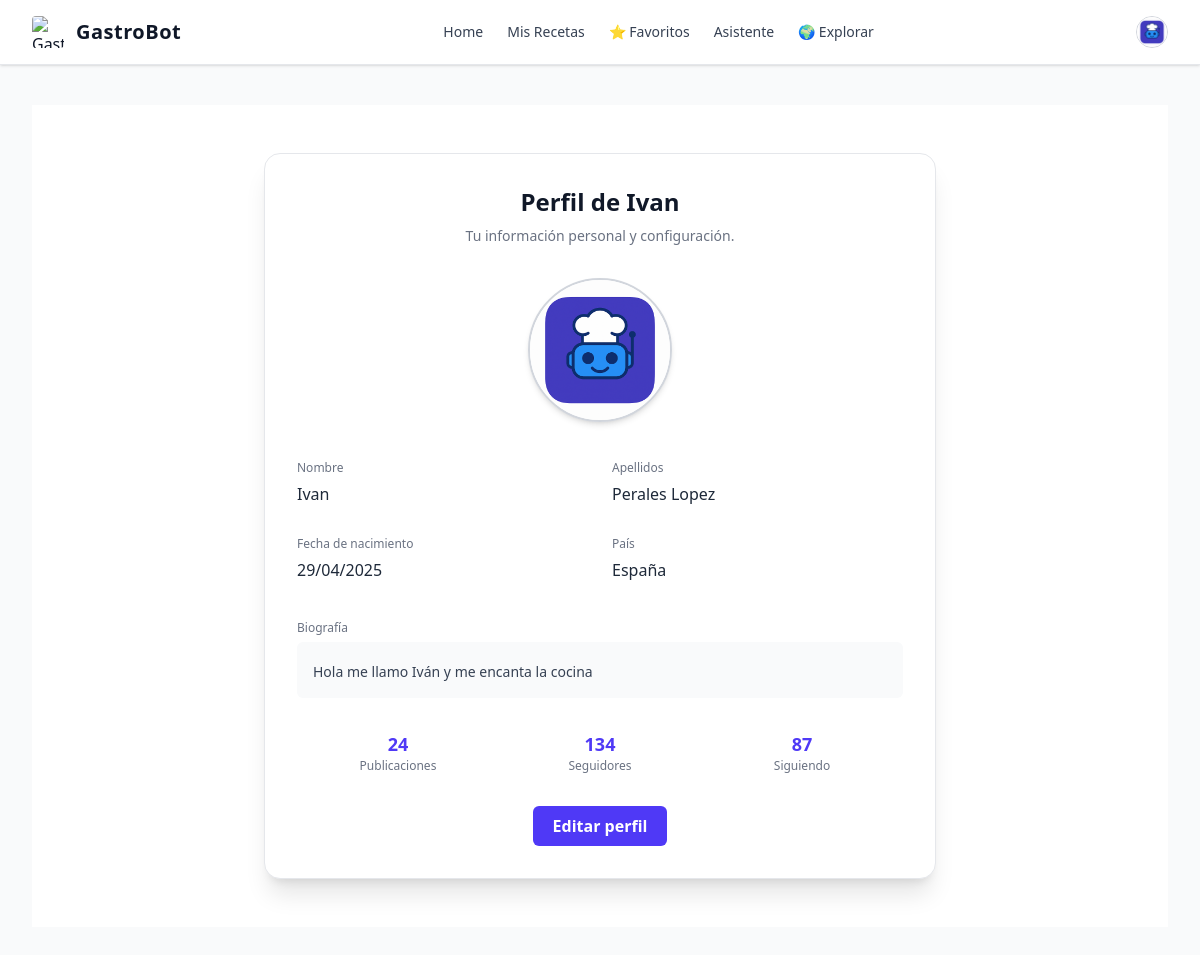
Before: /usuarios/perfil/ (signed in) with the older database file.
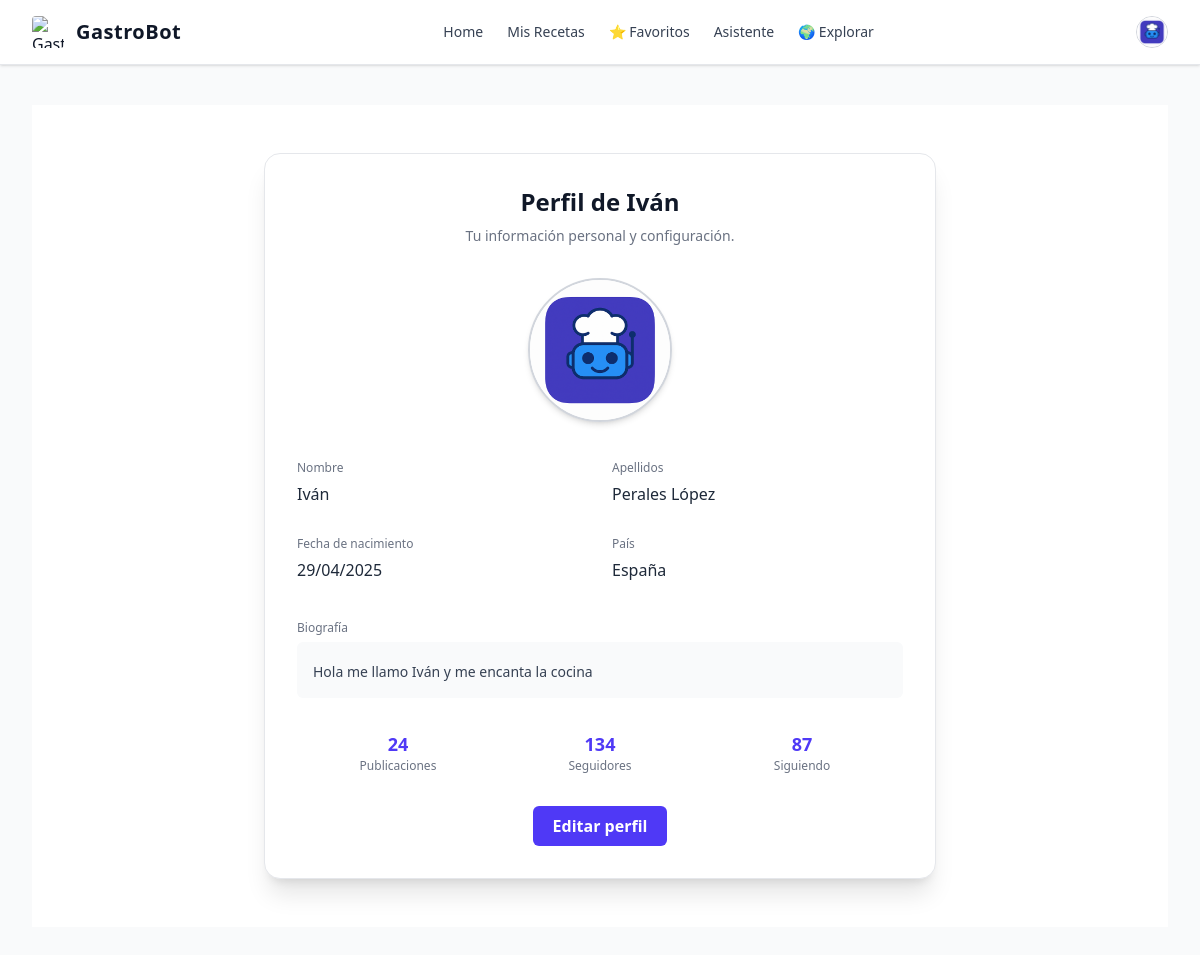
After: the same page with the newer database file.
### usuarios/models.py (models this page shows, shortened)
class Perfil(models.Model):
    user = models.OneToOneField(User, on_delete=models.CASCADE)
    imagen = models.ImageField(upload_to='perfiles/', blank=True, null=True)
    bio = models.TextField(max_length=500, blank=True)
    pais = models.CharField(max_length=100, blank=True)
    nombre = models.CharField(max_length=100, blank=True)
    apellidos = models.CharField(max_length=100, blank=True)
    fecha_nacimiento = models.DateField(null=True, blank=True)

### usuarios/views.py (the view)
# urls.py: path('perfil/', views.ver_perfil, name='perfil'),
@login_required
def ver_perfil(request):
    perfil = request.user.perfil
    return render(request, 'usuarios/perfil.html', {'perfil': perfil})

### usuarios/context_processors.py (called while the page is built)
def perfil_usuario(request):
    if request.user.is_authenticated:
        try:
            return {'perfil': request.user.perfil}
        except Perfil.DoesNotExist:
            return {'perfil': None}
    return {'perfil': None}

### usuarios/templates/usuarios/perfil.html (shortened to what this page needs)
{% extends 'base.html' %}
{% load static %}
{% block content %}
<div class="min-h-screen bg-white dark:bg-gray-900 py-12 px-4 flex justify-center">
  <div class="bg-white dark:bg-gray-800 w-full max-w-2xl rounded-2xl shadow-xl p-8 space-y-8 border border-gray-200 dark:border-gray-700">
    <div class="text-center space-y-2">
      <h1 class="text-2xl font-bold text-gray-900 dark:text-white">Perfil de {{ perfil.nombre }}</h1>
      <p class="text-sm text-gray-500 dark:text-gray-400">Tu información personal y configuración.</p>
    </div>
    <div class="flex justify-center">
      <div class="w-36 h-36 border-2 border-gray-300 dark:border-gray-600 rounded-full overflow-hidden shadow-md">
        {% if perfil.imagen and perfil.imagen.name %}
          <img src="{{ perfil.imagen.url }}" alt="Foto de perfil" class="w-full h-full object-cover">
        {% else %}
          <img src="/media/defaults/default_user.png" alt="Foto de perfil por defecto" class="w-full h-full object-cover">
        {% endif %}
      </div>
    </div>
    <div class="grid grid-cols-1 sm:grid-cols-2 gap-6 text-gray-800 dark:text-gray-100">
      <div>
        <label class="text-xs text-gray-500 dark:text-gray-400">Nombre</label>
        <p class="mt-1 font-medium">{{ perfil.nombre|default:"-" }}</p>
      </div>
      <div>
        <label class="text-xs text-gray-500 dark:text-gray-400">Apellidos</label>
        <p class="mt-1 font-medium">{{ perfil.apellidos|default:"-" }}</p>
      </div>
      <div>
        <label class="text-xs text-gray-500 dark:text-gray-400">Fecha de nacimiento</label>
        <p class="mt-1 font-medium">{{ perfil.fecha_nacimiento|date:"d/m/Y"|default:"-" }}</p>
      </div>
      <div>
        <label class="text-xs text-gray-500 dark:text-gray-400">País</label>
        <p class="mt-1 font-medium">{{ perfil.pais|default:"-" }}</p>
      </div>
    </div>
    <div>
      <label class="text-xs text-gray-500 dark:text-gray-400">Biografía</label>
      <div class="mt-1 p-4 bg-gray-50 dark:bg-gray-700 rounded-md text-sm text-gray-700 dark:text-gray-100">
       <p class="mt-1 font-medium"> {{ perfil.bio|default:"Sin biografía aún." }}</p>
      </div>
    </div>
    <div class="grid grid-cols-3 text-center mt-6">
      <div>
        <p class="text-lg font-bold text-indigo-600 dark:text-indigo-400">24</p>
        <p class="text-xs text-gray-500 dark:text-gray-400">Publicaciones</p>
      </div>
      <div>
        <p class="text-lg font-bold text-indigo-600 dark:text-indigo-400">134</p>
        <p class="text-xs text-gray-500 dark:text-gray-400">Seguidores</p>
      </div>
      <div>
        <p class="text-lg font-bold text-indigo-600 dark:text-indigo-400">87</p>
        <p class="text-xs text-gray-500 dark:text-gray-400">Siguiendo</p>
      </div>
    </div>
    <div class="text-center">
      <a href="{% url 'editar_perfil' %}" class="inline-block bg-indigo-600 text-white px-5 py-2 rounded-md font-semibold hover:bg-indigo-500">
        Editar perfil
      </a>
    </div>
  </div>
</div>
{% endblock %}

### core/templates/base.html (shortened to what this page needs)
{% load static %}
<!DOCTYPE html>
<html lang="es" class="h-full font-sans dark">
  <head>
    <link rel="stylesheet" href="{% static 'css/dist/styles.css' %}" />
  </head>
  <body class="h-full bg-gray-50 text-gray-900 dark:bg-gray-900 dark:text-gray-100">
    <div class="min-h-full">
      <nav class="bg-white dark:bg-gray-900 border-b border-gray-200 dark:border-gray-800 shadow-sm">
        <div class="max-w-7xl mx-auto px-4 sm:px-6 lg:px-8">
          <div class="flex h-16 items-center justify-between">
            <div class="flex items-center space-x-3">
              <a href="/">
                <img class="h-8 w-8 rounded" src="{% static 'img/favicon.ico' %}" alt="GastroBot Logo" />
              </a>
              <span class="text-gray-900 dark:text-gray-100 text-xl font-semibold tracking-wide">GastroBot</span>
            </div>
            <div class="hidden md:flex space-x-6 text-sm font-medium">
              <a href="/" class="text-gray-700 dark:text-gray-300 hover:text-violet-500 dark:hover:text-violet-400 transition">Home</a>
              <a href="{% url 'recetas:mis_recetas' %}" class="text-gray-700 dark:text-gray-300 hover:text-violet-500 dark:hover:text-violet-400 transition">Mis Recetas</a>
              <a href="{% url 'recetas:favoritos' %}" class="text-gray-700 dark:text-gray-300 hover:text-violet-500 dark:hover:text-violet-400 transition">⭐ Favoritos</a>
              <a href="{% url 'asistente' %}" class="text-gray-700 dark:text-gray-300 hover:text-violet-500 dark:hover:text-violet-400 transition">Asistente</a>
              <a href="{% url 'recetas:explorar_recetas' %}" class="text-gray-700 dark:text-gray-300 hover:text-violet-500 dark:hover:text-violet-400 transition">🌍 Explorar</a>
            </div>
            <div class="flex items-center space-x-4 text-sm">
              {% if user.is_authenticated and perfil %}
              <div class="relative">
                <details class="relative">
                  <summary class="list-none cursor-pointer flex items-center space-x-2">
                    {% if perfil.imagen and perfil.imagen.name %}
                    <img class="h-8 w-8 rounded-full border border-gray-300 object-cover" src="{{ perfil.imagen.url }}" alt="Avatar" />
                    {% else %}
                    <img class="h-8 w-8 rounded-full border border-gray-300 object-cover" src="/media/defaults/default_user.png" alt="Avatar" />
                    {% endif %}
                  </summary>
                </details>
              </div>
              {% endif %}
            </div>
          </div>
        </div>
      </nav>
      <main>
        <div class="mx-auto max-w-7xl px-4 py-10 sm:px-6 lg:px-8 space-y-6">
          {% block content %}{% endblock %}
        </div>
      </main>
    </div>
  </body>
</html>

Changed rows visible on the page:
changed Perfil "España": nombre "Ivan" → "Iván"; apellidos "Perales Lopez" → "Perales López"
